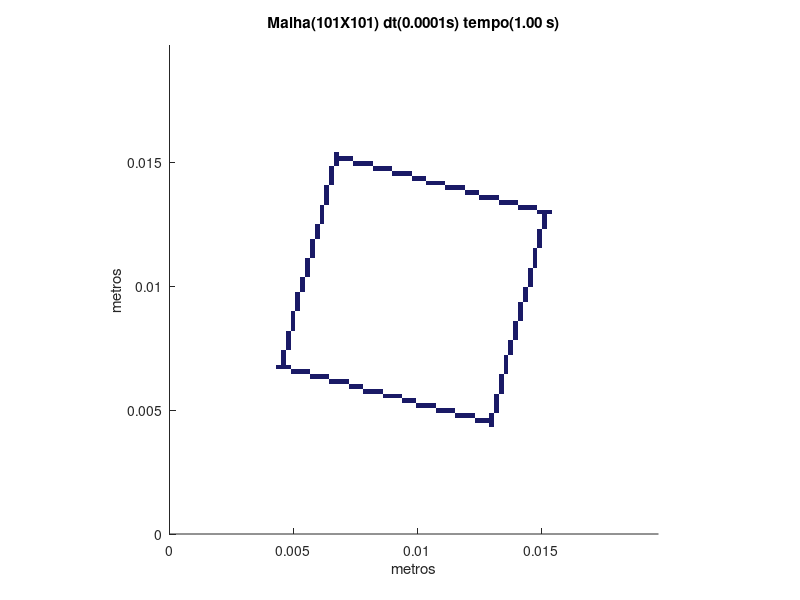

The MATLAB source for this figure:
set (gca,'PlotBoxAspectRatio',[1 1 1],'Xlim',[0,0.019735417997322],'Ylim',[0,0.019735417997322])
hold on
title('Malha(101X101) dt(0.0001s) tempo(1.00 s)')
hold on
ylabel('metros')
hold on
xlabel('metros')
hold on

fill([0.0128964117606263 0.0128964117606263 0.0130918119388176 0.0130918119388176],[0.00429880392020875 0.00449420409840006 0.00449420409840006 0.00429880392020875],[0.1,0.1,0.4],'LineStyle','none')

fill([0.0123102112260523 0.0123102112260523 0.0125056114042436 0.0125056114042436],[0.00449420409840006 0.00468960427659137 0.00468960427659137 0.00449420409840006],[0.1,0.1,0.4],'LineStyle','none')

fill([0.0125056114042436 0.0125056114042436 0.012701011582435 0.012701011582435],[0.00449420409840006 0.00468960427659137 0.00468960427659137 0.00449420409840006],[0.1,0.1,0.4],'LineStyle','none')

fill([0.012701011582435 0.012701011582435 0.0128964117606263 0.0128964117606263],[0.00449420409840006 0.00468960427659137 0.00468960427659137 0.00449420409840006],[0.1,0.1,0.4],'LineStyle','none')

fill([0.0128964117606263 0.0128964117606263 0.0130918119388176 0.0130918119388176],[0.00449420409840006 0.00468960427659137 0.00468960427659137 0.00449420409840006],[0.1,0.1,0.4],'LineStyle','none')

fill([0.0115286105132871 0.0115286105132871 0.0117240106914784 0.0117240106914784],[0.00468960427659137 0.00488500445478267 0.00488500445478267 0.00468960427659137],[0.1,0.1,0.4],'LineStyle','none')

fill([0.0117240106914784 0.0117240106914784 0.0119194108696697 0.0119194108696697],[0.00468960427659137 0.00488500445478267 0.00488500445478267 0.00468960427659137],[0.1,0.1,0.4],'LineStyle','none')

fill([0.0119194108696697 0.0119194108696697 0.012114811047861 0.012114811047861],[0.00468960427659137 0.00488500445478267 0.00488500445478267 0.00468960427659137],[0.1,0.1,0.4],'LineStyle','none')

fill([0.012114811047861 0.012114811047861 0.0123102112260523 0.0123102112260523],[0.00468960427659137 0.00488500445478267 0.00488500445478267 0.00468960427659137],[0.1,0.1,0.4],'LineStyle','none')

fill([0.0128964117606263 0.0128964117606263 0.0130918119388176 0.0130918119388176],[0.00468960427659137 0.00488500445478267 0.00488500445478267 0.00468960427659137],[0.1,0.1,0.4],'LineStyle','none')

fill([0.0107470098005219 0.0107470098005219 0.0109424099787132 0.0109424099787132],[0.00488500445478267 0.00508040463297398 0.00508040463297398 0.00488500445478267],[0.1,0.1,0.4],'LineStyle','none')

fill([0.0109424099787132 0.0109424099787132 0.0111378101569045 0.0111378101569045],[0.00488500445478267 0.00508040463297398 0.00508040463297398 0.00488500445478267],[0.1,0.1,0.4],'LineStyle','none')

fill([0.0111378101569045 0.0111378101569045 0.0113332103350958 0.0113332103350958],[0.00488500445478267 0.00508040463297398 0.00508040463297398 0.00488500445478267],[0.1,0.1,0.4],'LineStyle','none')

fill([0.0113332103350958 0.0113332103350958 0.0115286105132871 0.0115286105132871],[0.00488500445478267 0.00508040463297398 0.00508040463297398 0.00488500445478267],[0.1,0.1,0.4],'LineStyle','none')

fill([0.0130918119388176 0.0130918119388176 0.0132872121170089 0.0132872121170089],[0.00488500445478267 0.00508040463297398 0.00508040463297398 0.00488500445478267],[0.1,0.1,0.4],'LineStyle','none')

fill([0.00996540908775665 0.00996540908775665 0.010160809265948 0.010160809265948],[0.00508040463297398 0.00527580481116529 0.00527580481116529 0.00508040463297398],[0.1,0.1,0.4],'LineStyle','none')

fill([0.010160809265948 0.010160809265948 0.0103562094441393 0.0103562094441393],[0.00508040463297398 0.00527580481116529 0.00527580481116529 0.00508040463297398],[0.1,0.1,0.4],'LineStyle','none')

fill([0.0103562094441393 0.0103562094441393 0.0105516096223306 0.0105516096223306],[0.00508040463297398 0.00527580481116529 0.00527580481116529 0.00508040463297398],[0.1,0.1,0.4],'LineStyle','none')

fill([0.0105516096223306 0.0105516096223306 0.0107470098005219 0.0107470098005219],[0.00508040463297398 0.00527580481116529 0.00527580481116529 0.00508040463297398],[0.1,0.1,0.4],'LineStyle','none')

fill([0.0130918119388176 0.0130918119388176 0.0132872121170089 0.0132872121170089],[0.00508040463297398 0.00527580481116529 0.00527580481116529 0.00508040463297398],[0.1,0.1,0.4],'LineStyle','none')

fill([0.00937920855318273 0.00937920855318273 0.00957460873137404 0.00957460873137404],[0.00527580481116529 0.00547120498935659 0.00547120498935659 0.00527580481116529],[0.1,0.1,0.4],'LineStyle','none')

fill([0.00957460873137404 0.00957460873137404 0.00977000890956535 0.00977000890956535],[0.00527580481116529 0.00547120498935659 0.00547120498935659 0.00527580481116529],[0.1,0.1,0.4],'LineStyle','none')

fill([0.00977000890956535 0.00977000890956535 0.00996540908775665 0.00996540908775665],[0.00527580481116529 0.00547120498935659 0.00547120498935659 0.00527580481116529],[0.1,0.1,0.4],'LineStyle','none')

fill([0.0130918119388176 0.0130918119388176 0.0132872121170089 0.0132872121170089],[0.00527580481116529 0.00547120498935659 0.00547120498935659 0.00527580481116529],[0.1,0.1,0.4],'LineStyle','none')

fill([0.0085976078404175 0.0085976078404175 0.00879300801860881 0.00879300801860881],[0.00547120498935659 0.0056666051675479 0.0056666051675479 0.00547120498935659],[0.1,0.1,0.4],'LineStyle','none')

fill([0.00879300801860881 0.00879300801860881 0.00898840819680012 0.00898840819680012],[0.00547120498935659 0.0056666051675479 0.0056666051675479 0.00547120498935659],[0.1,0.1,0.4],'LineStyle','none')

fill([0.00898840819680012 0.00898840819680012 0.00918380837499143 0.00918380837499143],[0.00547120498935659 0.0056666051675479 0.0056666051675479 0.00547120498935659],[0.1,0.1,0.4],'LineStyle','none')

fill([0.00918380837499143 0.00918380837499143 0.00937920855318273 0.00937920855318273],[0.00547120498935659 0.0056666051675479 0.0056666051675479 0.00547120498935659],[0.1,0.1,0.4],'LineStyle','none')

fill([0.0130918119388176 0.0130918119388176 0.0132872121170089 0.0132872121170089],[0.00547120498935659 0.0056666051675479 0.0056666051675479 0.00547120498935659],[0.1,0.1,0.4],'LineStyle','none')

fill([0.00781600712765228 0.00781600712765228 0.00801140730584358 0.00801140730584358],[0.0056666051675479 0.00586200534573921 0.00586200534573921 0.0056666051675479],[0.1,0.1,0.4],'LineStyle','none')

fill([0.00801140730584358 0.00801140730584358 0.00820680748403489 0.00820680748403489],[0.0056666051675479 0.00586200534573921 0.00586200534573921 0.0056666051675479],[0.1,0.1,0.4],'LineStyle','none')

fill([0.00820680748403489 0.00820680748403489 0.0084022076622262 0.0084022076622262],[0.0056666051675479 0.00586200534573921 0.00586200534573921 0.0056666051675479],[0.1,0.1,0.4],'LineStyle','none')

fill([0.0084022076622262 0.0084022076622262 0.0085976078404175 0.0085976078404175],[0.0056666051675479 0.00586200534573921 0.00586200534573921 0.0056666051675479],[0.1,0.1,0.4],'LineStyle','none')

fill([0.0132872121170089 0.0132872121170089 0.0134826122952002 0.0134826122952002],[0.0056666051675479 0.00586200534573921 0.00586200534573921 0.0056666051675479],[0.1,0.1,0.4],'LineStyle','none')

fill([0.00722980659307836 0.00722980659307836 0.00742520677126966 0.00742520677126966],[0.00586200534573921 0.00605740552393051 0.00605740552393051 0.00586200534573921],[0.1,0.1,0.4],'LineStyle','none')

fill([0.00742520677126966 0.00742520677126966 0.00762060694946097 0.00762060694946097],[0.00586200534573921 0.00605740552393051 0.00605740552393051 0.00586200534573921],[0.1,0.1,0.4],'LineStyle','none')

fill([0.00762060694946097 0.00762060694946097 0.00781600712765228 0.00781600712765228],[0.00586200534573921 0.00605740552393051 0.00605740552393051 0.00586200534573921],[0.1,0.1,0.4],'LineStyle','none')

fill([0.0132872121170089 0.0132872121170089 0.0134826122952002 0.0134826122952002],[0.00586200534573921 0.00605740552393051 0.00605740552393051 0.00586200534573921],[0.1,0.1,0.4],'LineStyle','none')

fill([0.00644820588031313 0.00644820588031313 0.00664360605850444 0.00664360605850444],[0.00605740552393051 0.00625280570212182 0.00625280570212182 0.00605740552393051],[0.1,0.1,0.4],'LineStyle','none')

fill([0.00664360605850444 0.00664360605850444 0.00683900623669574 0.00683900623669574],[0.00605740552393051 0.00625280570212182 0.00625280570212182 0.00605740552393051],[0.1,0.1,0.4],'LineStyle','none')

fill([0.00683900623669574 0.00683900623669574 0.00703440641488705 0.00703440641488705],[0.00605740552393051 0.00625280570212182 0.00625280570212182 0.00605740552393051],[0.1,0.1,0.4],'LineStyle','none')

fill([0.00703440641488705 0.00703440641488705 0.00722980659307836 0.00722980659307836],[0.00605740552393051 0.00625280570212182 0.00625280570212182 0.00605740552393051],[0.1,0.1,0.4],'LineStyle','none')

fill([0.0132872121170089 0.0132872121170089 0.0134826122952002 0.0134826122952002],[0.00605740552393051 0.00625280570212182 0.00625280570212182 0.00605740552393051],[0.1,0.1,0.4],'LineStyle','none')

fill([0.0056666051675479 0.0056666051675479 0.00586200534573921 0.00586200534573921],[0.00625280570212182 0.00644820588031313 0.00644820588031313 0.00625280570212182],[0.1,0.1,0.4],'LineStyle','none')

fill([0.00586200534573921 0.00586200534573921 0.00605740552393051 0.00605740552393051],[0.00625280570212182 0.00644820588031313 0.00644820588031313 0.00625280570212182],[0.1,0.1,0.4],'LineStyle','none')

fill([0.00605740552393051 0.00605740552393051 0.00625280570212182 0.00625280570212182],[0.00625280570212182 0.00644820588031313 0.00644820588031313 0.00625280570212182],[0.1,0.1,0.4],'LineStyle','none')

fill([0.00625280570212182 0.00625280570212182 0.00644820588031313 0.00644820588031313],[0.00625280570212182 0.00644820588031313 0.00644820588031313 0.00625280570212182],[0.1,0.1,0.4],'LineStyle','none')

fill([0.0132872121170089 0.0132872121170089 0.0134826122952002 0.0134826122952002],[0.00625280570212182 0.00644820588031313 0.00644820588031313 0.00625280570212182],[0.1,0.1,0.4],'LineStyle','none')

fill([0.00488500445478267 0.00488500445478267 0.00508040463297398 0.00508040463297398],[0.00644820588031313 0.00664360605850444 0.00664360605850444 0.00644820588031313],[0.1,0.1,0.4],'LineStyle','none')

fill([0.00508040463297398 0.00508040463297398 0.00527580481116529 0.00527580481116529],[0.00644820588031313 0.00664360605850444 0.00664360605850444 0.00644820588031313],[0.1,0.1,0.4],'LineStyle','none')

fill([0.00527580481116529 0.00527580481116529 0.00547120498935659 0.00547120498935659],[0.00644820588031313 0.00664360605850444 0.00664360605850444 0.00644820588031313],[0.1,0.1,0.4],'LineStyle','none')

fill([0.00547120498935659 0.00547120498935659 0.0056666051675479 0.0056666051675479],[0.00644820588031313 0.00664360605850444 0.00664360605850444 0.00644820588031313],[0.1,0.1,0.4],'LineStyle','none')

fill([0.0134826122952002 0.0134826122952002 0.0136780124733915 0.0136780124733915],[0.00644820588031313 0.00664360605850444 0.00664360605850444 0.00644820588031313],[0.1,0.1,0.4],'LineStyle','none')

fill([0.00429880392020875 0.00429880392020875 0.00449420409840006 0.00449420409840006],[0.00664360605850444 0.00683900623669574 0.00683900623669574 0.00664360605850444],[0.1,0.1,0.4],'LineStyle','none')

fill([0.00449420409840006 0.00449420409840006 0.00468960427659137 0.00468960427659137],[0.00664360605850444 0.00683900623669574 0.00683900623669574 0.00664360605850444],[0.1,0.1,0.4],'LineStyle','none')

fill([0.00468960427659137 0.00468960427659137 0.00488500445478267 0.00488500445478267],[0.00664360605850444 0.00683900623669574 0.00683900623669574 0.00664360605850444],[0.1,0.1,0.4],'LineStyle','none')

fill([0.0134826122952002 0.0134826122952002 0.0136780124733915 0.0136780124733915],[0.00664360605850444 0.00683900623669574 0.00683900623669574 0.00664360605850444],[0.1,0.1,0.4],'LineStyle','none')

fill([0.00449420409840006 0.00449420409840006 0.00468960427659137 0.00468960427659137],[0.00683900623669574 0.00703440641488705 0.00703440641488705 0.00683900623669574],[0.1,0.1,0.4],'LineStyle','none')

fill([0.0134826122952002 0.0134826122952002 0.0136780124733915 0.0136780124733915],[0.00683900623669574 0.00703440641488705 0.00703440641488705 0.00683900623669574],[0.1,0.1,0.4],'LineStyle','none')

fill([0.00449420409840006 0.00449420409840006 0.00468960427659137 0.00468960427659137],[0.00703440641488705 0.00722980659307836 0.00722980659307836 0.00703440641488705],[0.1,0.1,0.4],'LineStyle','none')

fill([0.0134826122952002 0.0134826122952002 0.0136780124733915 0.0136780124733915],[0.00703440641488705 0.00722980659307836 0.00722980659307836 0.00703440641488705],[0.1,0.1,0.4],'LineStyle','none')

fill([0.00449420409840006 0.00449420409840006 0.00468960427659137 0.00468960427659137],[0.00722980659307836 0.00742520677126966 0.00742520677126966 0.00722980659307836],[0.1,0.1,0.4],'LineStyle','none')

fill([0.0136780124733915 0.0136780124733915 0.0138734126515828 0.0138734126515828],[0.00722980659307836 0.00742520677126966 0.00742520677126966 0.00722980659307836],[0.1,0.1,0.4],'LineStyle','none')

fill([0.00468960427659137 0.00468960427659137 0.00488500445478267 0.00488500445478267],[0.00742520677126966 0.00762060694946097 0.00762060694946097 0.00742520677126966],[0.1,0.1,0.4],'LineStyle','none')

fill([0.0136780124733915 0.0136780124733915 0.0138734126515828 0.0138734126515828],[0.00742520677126966 0.00762060694946097 0.00762060694946097 0.00742520677126966],[0.1,0.1,0.4],'LineStyle','none')

fill([0.00468960427659137 0.00468960427659137 0.00488500445478267 0.00488500445478267],[0.00762060694946097 0.00781600712765228 0.00781600712765228 0.00762060694946097],[0.1,0.1,0.4],'LineStyle','none')

fill([0.0136780124733915 0.0136780124733915 0.0138734126515828 0.0138734126515828],[0.00762060694946097 0.00781600712765228 0.00781600712765228 0.00762060694946097],[0.1,0.1,0.4],'LineStyle','none')

fill([0.00468960427659137 0.00468960427659137 0.00488500445478267 0.00488500445478267],[0.00781600712765228 0.00801140730584358 0.00801140730584358 0.00781600712765228],[0.1,0.1,0.4],'LineStyle','none')

fill([0.0138734126515828 0.0138734126515828 0.0140688128297741 0.0140688128297741],[0.00781600712765228 0.00801140730584358 0.00801140730584358 0.00781600712765228],[0.1,0.1,0.4],'LineStyle','none')

fill([0.00468960427659137 0.00468960427659137 0.00488500445478267 0.00488500445478267],[0.00801140730584358 0.00820680748403489 0.00820680748403489 0.00801140730584358],[0.1,0.1,0.4],'LineStyle','none')

fill([0.0138734126515828 0.0138734126515828 0.0140688128297741 0.0140688128297741],[0.00801140730584358 0.00820680748403489 0.00820680748403489 0.00801140730584358],[0.1,0.1,0.4],'LineStyle','none')

fill([0.00488500445478267 0.00488500445478267 0.00508040463297398 0.00508040463297398],[0.00820680748403489 0.0084022076622262 0.0084022076622262 0.00820680748403489],[0.1,0.1,0.4],'LineStyle','none')

fill([0.0138734126515828 0.0138734126515828 0.0140688128297741 0.0140688128297741],[0.00820680748403489 0.0084022076622262 0.0084022076622262 0.00820680748403489],[0.1,0.1,0.4],'LineStyle','none')

fill([0.00488500445478267 0.00488500445478267 0.00508040463297398 0.00508040463297398],[0.0084022076622262 0.0085976078404175 0.0085976078404175 0.0084022076622262],[0.1,0.1,0.4],'LineStyle','none')

fill([0.0138734126515828 0.0138734126515828 0.0140688128297741 0.0140688128297741],[0.0084022076622262 0.0085976078404175 0.0085976078404175 0.0084022076622262],[0.1,0.1,0.4],'LineStyle','none')

fill([0.00488500445478267 0.00488500445478267 0.00508040463297398 0.00508040463297398],[0.0085976078404175 0.00879300801860881 0.00879300801860881 0.0085976078404175],[0.1,0.1,0.4],'LineStyle','none')

fill([0.0140688128297741 0.0140688128297741 0.0142642130079654 0.0142642130079654],[0.0085976078404175 0.00879300801860881 0.00879300801860881 0.0085976078404175],[0.1,0.1,0.4],'LineStyle','none')

fill([0.00488500445478267 0.00488500445478267 0.00508040463297398 0.00508040463297398],[0.00879300801860881 0.00898840819680012 0.00898840819680012 0.00879300801860881],[0.1,0.1,0.4],'LineStyle','none')

fill([0.0140688128297741 0.0140688128297741 0.0142642130079654 0.0142642130079654],[0.00879300801860881 0.00898840819680012 0.00898840819680012 0.00879300801860881],[0.1,0.1,0.4],'LineStyle','none')

fill([0.00508040463297398 0.00508040463297398 0.00527580481116529 0.00527580481116529],[0.00898840819680012 0.00918380837499143 0.00918380837499143 0.00898840819680012],[0.1,0.1,0.4],'LineStyle','none')

fill([0.0140688128297741 0.0140688128297741 0.0142642130079654 0.0142642130079654],[0.00898840819680012 0.00918380837499143 0.00918380837499143 0.00898840819680012],[0.1,0.1,0.4],'LineStyle','none')

fill([0.00508040463297398 0.00508040463297398 0.00527580481116529 0.00527580481116529],[0.00918380837499143 0.00937920855318273 0.00937920855318273 0.00918380837499143],[0.1,0.1,0.4],'LineStyle','none')

fill([0.0140688128297741 0.0140688128297741 0.0142642130079654 0.0142642130079654],[0.00918380837499143 0.00937920855318273 0.00937920855318273 0.00918380837499143],[0.1,0.1,0.4],'LineStyle','none')

fill([0.00508040463297398 0.00508040463297398 0.00527580481116529 0.00527580481116529],[0.00937920855318273 0.00957460873137404 0.00957460873137404 0.00937920855318273],[0.1,0.1,0.4],'LineStyle','none')

fill([0.0142642130079654 0.0142642130079654 0.0144596131861567 0.0144596131861567],[0.00937920855318273 0.00957460873137404 0.00957460873137404 0.00937920855318273],[0.1,0.1,0.4],'LineStyle','none')

fill([0.00508040463297398 0.00508040463297398 0.00527580481116529 0.00527580481116529],[0.00957460873137404 0.00977000890956535 0.00977000890956535 0.00957460873137404],[0.1,0.1,0.4],'LineStyle','none')

fill([0.0142642130079654 0.0142642130079654 0.0144596131861567 0.0144596131861567],[0.00957460873137404 0.00977000890956535 0.00977000890956535 0.00957460873137404],[0.1,0.1,0.4],'LineStyle','none')

fill([0.00527580481116529 0.00527580481116529 0.00547120498935659 0.00547120498935659],[0.00977000890956535 0.00996540908775665 0.00996540908775665 0.00977000890956535],[0.1,0.1,0.4],'LineStyle','none')

fill([0.0142642130079654 0.0142642130079654 0.0144596131861567 0.0144596131861567],[0.00977000890956535 0.00996540908775665 0.00996540908775665 0.00977000890956535],[0.1,0.1,0.4],'LineStyle','none')

fill([0.00527580481116529 0.00527580481116529 0.00547120498935659 0.00547120498935659],[0.00996540908775665 0.010160809265948 0.010160809265948 0.00996540908775665],[0.1,0.1,0.4],'LineStyle','none')

fill([0.0144596131861567 0.0144596131861567 0.014655013364348 0.014655013364348],[0.00996540908775665 0.010160809265948 0.010160809265948 0.00996540908775665],[0.1,0.1,0.4],'LineStyle','none')

fill([0.00527580481116529 0.00527580481116529 0.00547120498935659 0.00547120498935659],[0.010160809265948 0.0103562094441393 0.0103562094441393 0.010160809265948],[0.1,0.1,0.4],'LineStyle','none')

fill([0.0144596131861567 0.0144596131861567 0.014655013364348 0.014655013364348],[0.010160809265948 0.0103562094441393 0.0103562094441393 0.010160809265948],[0.1,0.1,0.4],'LineStyle','none')

fill([0.00547120498935659 0.00547120498935659 0.0056666051675479 0.0056666051675479],[0.0103562094441393 0.0105516096223306 0.0105516096223306 0.0103562094441393],[0.1,0.1,0.4],'LineStyle','none')

fill([0.0144596131861567 0.0144596131861567 0.014655013364348 0.014655013364348],[0.0103562094441393 0.0105516096223306 0.0105516096223306 0.0103562094441393],[0.1,0.1,0.4],'LineStyle','none')

fill([0.00547120498935659 0.00547120498935659 0.0056666051675479 0.0056666051675479],[0.0105516096223306 0.0107470098005219 0.0107470098005219 0.0105516096223306],[0.1,0.1,0.4],'LineStyle','none')

fill([0.0144596131861567 0.0144596131861567 0.014655013364348 0.014655013364348],[0.0105516096223306 0.0107470098005219 0.0107470098005219 0.0105516096223306],[0.1,0.1,0.4],'LineStyle','none')

fill([0.00547120498935659 0.00547120498935659 0.0056666051675479 0.0056666051675479],[0.0107470098005219 0.0109424099787132 0.0109424099787132 0.0107470098005219],[0.1,0.1,0.4],'LineStyle','none')

fill([0.014655013364348 0.014655013364348 0.0148504135425393 0.0148504135425393],[0.0107470098005219 0.0109424099787132 0.0109424099787132 0.0107470098005219],[0.1,0.1,0.4],'LineStyle','none')

fill([0.00547120498935659 0.00547120498935659 0.0056666051675479 0.0056666051675479],[0.0109424099787132 0.0111378101569045 0.0111378101569045 0.0109424099787132],[0.1,0.1,0.4],'LineStyle','none')

fill([0.014655013364348 0.014655013364348 0.0148504135425393 0.0148504135425393],[0.0109424099787132 0.0111378101569045 0.0111378101569045 0.0109424099787132],[0.1,0.1,0.4],'LineStyle','none')

fill([0.0056666051675479 0.0056666051675479 0.00586200534573921 0.00586200534573921],[0.0111378101569045 0.0113332103350958 0.0113332103350958 0.0111378101569045],[0.1,0.1,0.4],'LineStyle','none')

fill([0.014655013364348 0.014655013364348 0.0148504135425393 0.0148504135425393],[0.0111378101569045 0.0113332103350958 0.0113332103350958 0.0111378101569045],[0.1,0.1,0.4],'LineStyle','none')

fill([0.0056666051675479 0.0056666051675479 0.00586200534573921 0.00586200534573921],[0.0113332103350958 0.0115286105132871 0.0115286105132871 0.0113332103350958],[0.1,0.1,0.4],'LineStyle','none')

fill([0.014655013364348 0.014655013364348 0.0148504135425393 0.0148504135425393],[0.0113332103350958 0.0115286105132871 0.0115286105132871 0.0113332103350958],[0.1,0.1,0.4],'LineStyle','none')

fill([0.0056666051675479 0.0056666051675479 0.00586200534573921 0.00586200534573921],[0.0115286105132871 0.0117240106914784 0.0117240106914784 0.0115286105132871],[0.1,0.1,0.4],'LineStyle','none')

fill([0.0148504135425393 0.0148504135425393 0.0150458137207306 0.0150458137207306],[0.0115286105132871 0.0117240106914784 0.0117240106914784 0.0115286105132871],[0.1,0.1,0.4],'LineStyle','none')

fill([0.0056666051675479 0.0056666051675479 0.00586200534573921 0.00586200534573921],[0.0117240106914784 0.0119194108696697 0.0119194108696697 0.0117240106914784],[0.1,0.1,0.4],'LineStyle','none')

fill([0.0148504135425393 0.0148504135425393 0.0150458137207306 0.0150458137207306],[0.0117240106914784 0.0119194108696697 0.0119194108696697 0.0117240106914784],[0.1,0.1,0.4],'LineStyle','none')

fill([0.00586200534573921 0.00586200534573921 0.00605740552393051 0.00605740552393051],[0.0119194108696697 0.012114811047861 0.012114811047861 0.0119194108696697],[0.1,0.1,0.4],'LineStyle','none')

fill([0.0148504135425393 0.0148504135425393 0.0150458137207306 0.0150458137207306],[0.0119194108696697 0.012114811047861 0.012114811047861 0.0119194108696697],[0.1,0.1,0.4],'LineStyle','none')

fill([0.00586200534573921 0.00586200534573921 0.00605740552393051 0.00605740552393051],[0.012114811047861 0.0123102112260523 0.0123102112260523 0.012114811047861],[0.1,0.1,0.4],'LineStyle','none')

fill([0.0148504135425393 0.0148504135425393 0.0150458137207306 0.0150458137207306],[0.012114811047861 0.0123102112260523 0.0123102112260523 0.012114811047861],[0.1,0.1,0.4],'LineStyle','none')

fill([0.00586200534573921 0.00586200534573921 0.00605740552393051 0.00605740552393051],[0.0123102112260523 0.0125056114042436 0.0125056114042436 0.0123102112260523],[0.1,0.1,0.4],'LineStyle','none')

fill([0.0150458137207306 0.0150458137207306 0.0152412138989219 0.0152412138989219],[0.0123102112260523 0.0125056114042436 0.0125056114042436 0.0123102112260523],[0.1,0.1,0.4],'LineStyle','none')

fill([0.00605740552393051 0.00605740552393051 0.00625280570212182 0.00625280570212182],[0.0125056114042436 0.012701011582435 0.012701011582435 0.0125056114042436],[0.1,0.1,0.4],'LineStyle','none')

fill([0.0150458137207306 0.0150458137207306 0.0152412138989219 0.0152412138989219],[0.0125056114042436 0.012701011582435 0.012701011582435 0.0125056114042436],[0.1,0.1,0.4],'LineStyle','none')

fill([0.00605740552393051 0.00605740552393051 0.00625280570212182 0.00625280570212182],[0.012701011582435 0.0128964117606263 0.0128964117606263 0.012701011582435],[0.1,0.1,0.4],'LineStyle','none')

fill([0.0150458137207306 0.0150458137207306 0.0152412138989219 0.0152412138989219],[0.012701011582435 0.0128964117606263 0.0128964117606263 0.012701011582435],[0.1,0.1,0.4],'LineStyle','none')

fill([0.00605740552393051 0.00605740552393051 0.00625280570212182 0.00625280570212182],[0.0128964117606263 0.0130918119388176 0.0130918119388176 0.0128964117606263],[0.1,0.1,0.4],'LineStyle','none')

fill([0.0148504135425393 0.0148504135425393 0.0150458137207306 0.0150458137207306],[0.0128964117606263 0.0130918119388176 0.0130918119388176 0.0128964117606263],[0.1,0.1,0.4],'LineStyle','none')

fill([0.0150458137207306 0.0150458137207306 0.0152412138989219 0.0152412138989219],[0.0128964117606263 0.0130918119388176 0.0130918119388176 0.0128964117606263],[0.1,0.1,0.4],'LineStyle','none')

fill([0.0152412138989219 0.0152412138989219 0.0154366140771132 0.0154366140771132],[0.0128964117606263 0.0130918119388176 0.0130918119388176 0.0128964117606263],[0.1,0.1,0.4],'LineStyle','none')

fill([0.00605740552393051 0.00605740552393051 0.00625280570212182 0.00625280570212182],[0.0130918119388176 0.0132872121170089 0.0132872121170089 0.0130918119388176],[0.1,0.1,0.4],'LineStyle','none')

fill([0.0140688128297741 0.0140688128297741 0.0142642130079654 0.0142642130079654],[0.0130918119388176 0.0132872121170089 0.0132872121170089 0.0130918119388176],[0.1,0.1,0.4],'LineStyle','none')

fill([0.0142642130079654 0.0142642130079654 0.0144596131861567 0.0144596131861567],[0.0130918119388176 0.0132872121170089 0.0132872121170089 0.0130918119388176],[0.1,0.1,0.4],'LineStyle','none')

fill([0.0144596131861567 0.0144596131861567 0.014655013364348 0.014655013364348],[0.0130918119388176 0.0132872121170089 0.0132872121170089 0.0130918119388176],[0.1,0.1,0.4],'LineStyle','none')

fill([0.014655013364348 0.014655013364348 0.0148504135425393 0.0148504135425393],[0.0130918119388176 0.0132872121170089 0.0132872121170089 0.0130918119388176],[0.1,0.1,0.4],'LineStyle','none')

fill([0.00625280570212182 0.00625280570212182 0.00644820588031313 0.00644820588031313],[0.0132872121170089 0.0134826122952002 0.0134826122952002 0.0132872121170089],[0.1,0.1,0.4],'LineStyle','none')

fill([0.0132872121170089 0.0132872121170089 0.0134826122952002 0.0134826122952002],[0.0132872121170089 0.0134826122952002 0.0134826122952002 0.0132872121170089],[0.1,0.1,0.4],'LineStyle','none')

fill([0.0134826122952002 0.0134826122952002 0.0136780124733915 0.0136780124733915],[0.0132872121170089 0.0134826122952002 0.0134826122952002 0.0132872121170089],[0.1,0.1,0.4],'LineStyle','none')

fill([0.0136780124733915 0.0136780124733915 0.0138734126515828 0.0138734126515828],[0.0132872121170089 0.0134826122952002 0.0134826122952002 0.0132872121170089],[0.1,0.1,0.4],'LineStyle','none')

fill([0.0138734126515828 0.0138734126515828 0.0140688128297741 0.0140688128297741],[0.0132872121170089 0.0134826122952002 0.0134826122952002 0.0132872121170089],[0.1,0.1,0.4],'LineStyle','none')

fill([0.00625280570212182 0.00625280570212182 0.00644820588031313 0.00644820588031313],[0.0134826122952002 0.0136780124733915 0.0136780124733915 0.0134826122952002],[0.1,0.1,0.4],'LineStyle','none')

fill([0.0125056114042436 0.0125056114042436 0.012701011582435 0.012701011582435],[0.0134826122952002 0.0136780124733915 0.0136780124733915 0.0134826122952002],[0.1,0.1,0.4],'LineStyle','none')

fill([0.012701011582435 0.012701011582435 0.0128964117606263 0.0128964117606263],[0.0134826122952002 0.0136780124733915 0.0136780124733915 0.0134826122952002],[0.1,0.1,0.4],'LineStyle','none')

fill([0.0128964117606263 0.0128964117606263 0.0130918119388176 0.0130918119388176],[0.0134826122952002 0.0136780124733915 0.0136780124733915 0.0134826122952002],[0.1,0.1,0.4],'LineStyle','none')

fill([0.0130918119388176 0.0130918119388176 0.0132872121170089 0.0132872121170089],[0.0134826122952002 0.0136780124733915 0.0136780124733915 0.0134826122952002],[0.1,0.1,0.4],'LineStyle','none')

fill([0.00625280570212182 0.00625280570212182 0.00644820588031313 0.00644820588031313],[0.0136780124733915 0.0138734126515828 0.0138734126515828 0.0136780124733915],[0.1,0.1,0.4],'LineStyle','none')

fill([0.0119194108696697 0.0119194108696697 0.012114811047861 0.012114811047861],[0.0136780124733915 0.0138734126515828 0.0138734126515828 0.0136780124733915],[0.1,0.1,0.4],'LineStyle','none')

fill([0.012114811047861 0.012114811047861 0.0123102112260523 0.0123102112260523],[0.0136780124733915 0.0138734126515828 0.0138734126515828 0.0136780124733915],[0.1,0.1,0.4],'LineStyle','none')

fill([0.0123102112260523 0.0123102112260523 0.0125056114042436 0.0125056114042436],[0.0136780124733915 0.0138734126515828 0.0138734126515828 0.0136780124733915],[0.1,0.1,0.4],'LineStyle','none')

fill([0.00625280570212182 0.00625280570212182 0.00644820588031313 0.00644820588031313],[0.0138734126515828 0.0140688128297741 0.0140688128297741 0.0138734126515828],[0.1,0.1,0.4],'LineStyle','none')

fill([0.0111378101569045 0.0111378101569045 0.0113332103350958 0.0113332103350958],[0.0138734126515828 0.0140688128297741 0.0140688128297741 0.0138734126515828],[0.1,0.1,0.4],'LineStyle','none')

fill([0.0113332103350958 0.0113332103350958 0.0115286105132871 0.0115286105132871],[0.0138734126515828 0.0140688128297741 0.0140688128297741 0.0138734126515828],[0.1,0.1,0.4],'LineStyle','none')

fill([0.0115286105132871 0.0115286105132871 0.0117240106914784 0.0117240106914784],[0.0138734126515828 0.0140688128297741 0.0140688128297741 0.0138734126515828],[0.1,0.1,0.4],'LineStyle','none')

fill([0.0117240106914784 0.0117240106914784 0.0119194108696697 0.0119194108696697],[0.0138734126515828 0.0140688128297741 0.0140688128297741 0.0138734126515828],[0.1,0.1,0.4],'LineStyle','none')

fill([0.00644820588031313 0.00644820588031313 0.00664360605850444 0.00664360605850444],[0.0140688128297741 0.0142642130079654 0.0142642130079654 0.0140688128297741],[0.1,0.1,0.4],'LineStyle','none')

fill([0.0103562094441393 0.0103562094441393 0.0105516096223306 0.0105516096223306],[0.0140688128297741 0.0142642130079654 0.0142642130079654 0.0140688128297741],[0.1,0.1,0.4],'LineStyle','none')

fill([0.0105516096223306 0.0105516096223306 0.0107470098005219 0.0107470098005219],[0.0140688128297741 0.0142642130079654 0.0142642130079654 0.0140688128297741],[0.1,0.1,0.4],'LineStyle','none')

fill([0.0107470098005219 0.0107470098005219 0.0109424099787132 0.0109424099787132],[0.0140688128297741 0.0142642130079654 0.0142642130079654 0.0140688128297741],[0.1,0.1,0.4],'LineStyle','none')

fill([0.0109424099787132 0.0109424099787132 0.0111378101569045 0.0111378101569045],[0.0140688128297741 0.0142642130079654 0.0142642130079654 0.0140688128297741],[0.1,0.1,0.4],'LineStyle','none')

fill([0.00644820588031313 0.00644820588031313 0.00664360605850444 0.00664360605850444],[0.0142642130079654 0.0144596131861567 0.0144596131861567 0.0142642130079654],[0.1,0.1,0.4],'LineStyle','none')

fill([0.00977000890956535 0.00977000890956535 0.00996540908775665 0.00996540908775665],[0.0142642130079654 0.0144596131861567 0.0144596131861567 0.0142642130079654],[0.1,0.1,0.4],'LineStyle','none')

fill([0.00996540908775665 0.00996540908775665 0.010160809265948 0.010160809265948],[0.0142642130079654 0.0144596131861567 0.0144596131861567 0.0142642130079654],[0.1,0.1,0.4],'LineStyle','none')

fill([0.010160809265948 0.010160809265948 0.0103562094441393 0.0103562094441393],[0.0142642130079654 0.0144596131861567 0.0144596131861567 0.0142642130079654],[0.1,0.1,0.4],'LineStyle','none')

fill([0.00644820588031313 0.00644820588031313 0.00664360605850444 0.00664360605850444],[0.0144596131861567 0.014655013364348 0.014655013364348 0.0144596131861567],[0.1,0.1,0.4],'LineStyle','none')

fill([0.00898840819680012 0.00898840819680012 0.00918380837499143 0.00918380837499143],[0.0144596131861567 0.014655013364348 0.014655013364348 0.0144596131861567],[0.1,0.1,0.4],'LineStyle','none')

fill([0.00918380837499143 0.00918380837499143 0.00937920855318273 0.00937920855318273],[0.0144596131861567 0.014655013364348 0.014655013364348 0.0144596131861567],[0.1,0.1,0.4],'LineStyle','none')

fill([0.00937920855318273 0.00937920855318273 0.00957460873137404 0.00957460873137404],[0.0144596131861567 0.014655013364348 0.014655013364348 0.0144596131861567],[0.1,0.1,0.4],'LineStyle','none')

fill([0.00957460873137404 0.00957460873137404 0.00977000890956535 0.00977000890956535],[0.0144596131861567 0.014655013364348 0.014655013364348 0.0144596131861567],[0.1,0.1,0.4],'LineStyle','none')

fill([0.00644820588031313 0.00644820588031313 0.00664360605850444 0.00664360605850444],[0.014655013364348 0.0148504135425393 0.0148504135425393 0.014655013364348],[0.1,0.1,0.4],'LineStyle','none')

fill([0.00820680748403489 0.00820680748403489 0.0084022076622262 0.0084022076622262],[0.014655013364348 0.0148504135425393 0.0148504135425393 0.014655013364348],[0.1,0.1,0.4],'LineStyle','none')

fill([0.0084022076622262 0.0084022076622262 0.0085976078404175 0.0085976078404175],[0.014655013364348 0.0148504135425393 0.0148504135425393 0.014655013364348],[0.1,0.1,0.4],'LineStyle','none')

fill([0.0085976078404175 0.0085976078404175 0.00879300801860881 0.00879300801860881],[0.014655013364348 0.0148504135425393 0.0148504135425393 0.014655013364348],[0.1,0.1,0.4],'LineStyle','none')

fill([0.00879300801860881 0.00879300801860881 0.00898840819680012 0.00898840819680012],[0.014655013364348 0.0148504135425393 0.0148504135425393 0.014655013364348],[0.1,0.1,0.4],'LineStyle','none')

fill([0.00664360605850444 0.00664360605850444 0.00683900623669574 0.00683900623669574],[0.0148504135425393 0.0150458137207306 0.0150458137207306 0.0148504135425393],[0.1,0.1,0.4],'LineStyle','none')

fill([0.00742520677126966 0.00742520677126966 0.00762060694946097 0.00762060694946097],[0.0148504135425393 0.0150458137207306 0.0150458137207306 0.0148504135425393],[0.1,0.1,0.4],'LineStyle','none')

fill([0.00762060694946097 0.00762060694946097 0.00781600712765228 0.00781600712765228],[0.0148504135425393 0.0150458137207306 0.0150458137207306 0.0148504135425393],[0.1,0.1,0.4],'LineStyle','none')

fill([0.00781600712765228 0.00781600712765228 0.00801140730584358 0.00801140730584358],[0.0148504135425393 0.0150458137207306 0.0150458137207306 0.0148504135425393],[0.1,0.1,0.4],'LineStyle','none')

fill([0.00801140730584358 0.00801140730584358 0.00820680748403489 0.00820680748403489],[0.0148504135425393 0.0150458137207306 0.0150458137207306 0.0148504135425393],[0.1,0.1,0.4],'LineStyle','none')

fill([0.00664360605850444 0.00664360605850444 0.00683900623669574 0.00683900623669574],[0.0150458137207306 0.0152412138989219 0.0152412138989219 0.0150458137207306],[0.1,0.1,0.4],'LineStyle','none')

fill([0.00683900623669574 0.00683900623669574 0.00703440641488705 0.00703440641488705],[0.0150458137207306 0.0152412138989219 0.0152412138989219 0.0150458137207306],[0.1,0.1,0.4],'LineStyle','none')

fill([0.00703440641488705 0.00703440641488705 0.00722980659307836 0.00722980659307836],[0.0150458137207306 0.0152412138989219 0.0152412138989219 0.0150458137207306],[0.1,0.1,0.4],'LineStyle','none')

fill([0.00722980659307836 0.00722980659307836 0.00742520677126966 0.00742520677126966],[0.0150458137207306 0.0152412138989219 0.0152412138989219 0.0150458137207306],[0.1,0.1,0.4],'LineStyle','none')

fill([0.00664360605850444 0.00664360605850444 0.00683900623669574 0.00683900623669574],[0.0152412138989219 0.0154366140771132 0.0154366140771132 0.0152412138989219],[0.1,0.1,0.4],'LineStyle','none')
